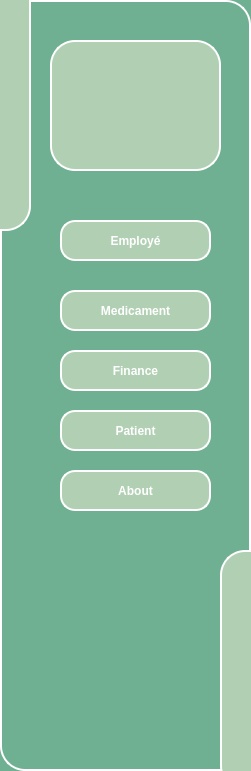
   <widget class="QWidget" name="left_menu" native="true">
    <property name="geometry">
     <rect>
      <x>0</x>
      <y>10</y>
      <width>251</width>
      <height>771</height>
     </rect>
    </property>
    <property name="styleSheet">
     <string notr="true">background-color:#6FAF92;
border-radius:25px;
 border: 2px solid white;         /* Bordure blanche */</string>
    </property>
    <widget class="QPushButton" name="employer">
     <property name="geometry">
      <rect>
       <x>60</x>
       <y>290</y>
       <width>151</width>
       <height>41</height>
      </rect>
     </property>
     <property name="styleSheet">
      <string notr="true">*{
    background-color: #B1D0B3;  /* Medium green button */
    border: 2px solid #FFFFFF;  /* Darker green border */
    border-radius: 15px;
    color: #FFFFFF;             /* White text for contrast */
 font-weight: bold; 
    padding: 5px;
}

*:hover {
    background-color: #81C784;  /* Lighter green on hover */
}
QPushButton:pressed{
background-color:#90e0ef;
font: 75 12pt &quot;System&quot;;
color:white;

}
</string>
     </property>
     <property name="text">
      <string>Medicament</string>
     </property>
     <property name="icon">
      <iconset>
       <normaloff>../../../Downloads/user-check.svg</normaloff>../../../Downloads/user-check.svg</iconset>
     </property>
    </widget>
    <widget class="QPushButton" name="fournisseur">
     <property name="geometry">
      <rect>
       <x>60</x>
       <y>410</y>
       <width>151</width>
       <height>41</height>
      </rect>
     </property>
     <property name="styleSheet">
      <string notr="true">*{
    background-color: #B1D0B3;  /* Medium green button */
    border: 2px solid #FFFFFF;  /* Darker green border */
    border-radius: 15px;
    color: #FFFFFF;             /* White text for contrast */
    padding: 5px;
 font-weight: bold; 
}

*:hover {
    background-color: #81C784;  /* Lighter green on hover */
}
QPushButton:pressed{
background-color:#90e0ef;
font: 75 12pt &quot;System&quot;;
color:white;

}
</string>
     </property>
     <property name="text">
      <string>Patient</string>
     </property>
     <property name="icon">
      <iconset>
       <normaloff>../../../Downloads/command.svg</normaloff>../../../Downloads/command.svg</iconset>
     </property>
    </widget>
    <widget class="QPushButton" name="materielle">
     <property name="geometry">
      <rect>
       <x>60</x>
       <y>350</y>
       <width>151</width>
       <height>41</height>
      </rect>
     </property>
     <property name="whatsThis">
      <string>&lt;html&gt;&lt;head/&gt;&lt;body&gt;&lt;p&gt;dvdvdq&lt;/p&gt;&lt;/body&gt;&lt;/html&gt;</string>
     </property>
     <property name="styleSheet">
      <string notr="true">*{
    background-color: #B1D0B3;  /* Medium green button */
    border: 2px solid #FFFFFF;  /* Darker green border */
    border-radius: 15px;
    color: #FFFFFF;             /* White text for contrast */
    padding: 5px;
 font-weight: bold; 
}

*:hover {
    background-color: #81C784;  /* Lighter green on hover */
}
QPushButton:pressed{
background-color:#90e0ef;
font: 75 12pt &quot;System&quot;;
color:white;

}
</string>
     </property>
     <property name="text">
      <string>Finance</string>
     </property>
     <property name="icon">
      <iconset>
       <normaloff>../../../Downloads/git-pull-request.svg</normaloff>../../../Downloads/git-pull-request.svg</iconset>
     </property>
    </widget>
    <widget class="QPushButton" name="facture">
     <property name="geometry">
      <rect>
       <x>60</x>
       <y>470</y>
       <width>151</width>
       <height>41</height>
      </rect>
     </property>
     <property name="styleSheet">
      <string notr="true">*{
    background-color: #B1D0B3;  /* Medium green button */
    border: 2px solid #FFFFFF;  /* Darker green border */
    border-radius: 15px;
    color: #FFFFFF;             /* White text for contrast */
    padding: 5px;
 font-weight: bold; 
}

*:hover {
    background-color: #81C784;  /* Lighter green on hover */
}
QPushButton:pressed{
background-color:#90e0ef;
font: 75 12pt &quot;System&quot;;
color:white;

}
</string>
     </property>
     <property name="text">
      <string>About</string>
     </property>
     <property name="icon">
      <iconset>
       <normaloff>../../../Downloads/truck.svg</normaloff>../../../Downloads/truck.svg</iconset>
     </property>
    </widget>
    <widget class="QPushButton" name="projet">
     <property name="geometry">
      <rect>
       <x>60</x>
       <y>220</y>
       <width>151</width>
       <height>41</height>
      </rect>
     </property>
     <property name="styleSheet">
      <string notr="true">*{
    background-color: #B1D0B3;  /* Medium green button */
    border: 2px solid #FFFFFF;  /* Darker green border */
    border-radius: 15px;
 font-weight: bold;   
  color: #FFFFFF;             /* White text for contrast */
    padding: 5px;
}

*:hover {
    background-color: #81C784;  /* Lighter green on hover */
}
QPushButton:pressed{
background-color:#90e0ef;
font: 75 12pt &quot;System&quot;;
color:white;

}
</string>
     </property>
     <property name="text">
      <string>Employé</string>
     </property>
     <property name="icon">
      <iconset>
       <normaloff>../../../Downloads/users.svg</normaloff>../../../Downloads/users.svg</iconset>
     </property>
    </widget>
    <widget class="QLabel" name="label_25">
     <property name="geometry">
      <rect>
       <x>220</x>
       <y>550</y>
       <width>101</width>
       <height>241</height>
      </rect>
     </property>
     <property name="styleSheet">
      <string notr="true">border-radius:25px;
background-color:#B1D0B3;
 border: 2px solid white;         /* Bordure blanche */</string>
     </property>
     <property name="text">
      <string/>
     </property>
    </widget>
    <widget class="QLabel" name="label_26">
     <property name="geometry">
      <rect>
       <x>-90</x>
       <y>-50</y>
       <width>121</width>
       <height>281</height>
      </rect>
     </property>
     <property name="styleSheet">
      <string notr="true">border-radius:25px;
background-color:#B1D0B3;
 border: 2px solid white;         /* Bordure blanche */</string>
     </property>
     <property name="text">
      <string/>
     </property>
    </widget>
    <widget class="QLabel" name="label">
     <property name="geometry">
      <rect>
       <x>50</x>
       <y>40</y>
       <width>171</width>
       <height>131</height>
      </rect>
     </property>
     <property name="styleSheet">
      <string notr="true">QLabel {
    background-color: #B1D0B3;  /* Fond transparent */
    color: black;                   /* Texte noir */
    border: 2px solid white;  /* Bordure transparente */
    padding: 5px;                   /* Espacement interne entre le texte et la bordure */
    font-weight: bold;              /* Texte en gras */
    font-size: 14px;                /* Taille de la police */
}
</string>
     </property>
     <property name="text">
      <string/>
     </property>
     <property name="pixmap">
      <pixmap>../../../Users/Admin/Downloads/LL.png</pixmap>
     </property>
     <property name="scaledContents">
      <bool>true</bool>
     </property>
     <property name="wordWrap">
      <bool>true</bool>
     </property>
    </widget>
    <zorder>label_25</zorder>
    <zorder>fournisseur</zorder>
    <zorder>facture</zorder>
    <zorder>label_26</zorder>
    <zorder>employer</zorder>
    <zorder>projet</zorder>
    <zorder>materielle</zorder>
    <zorder>label</zorder>
   </widget>
